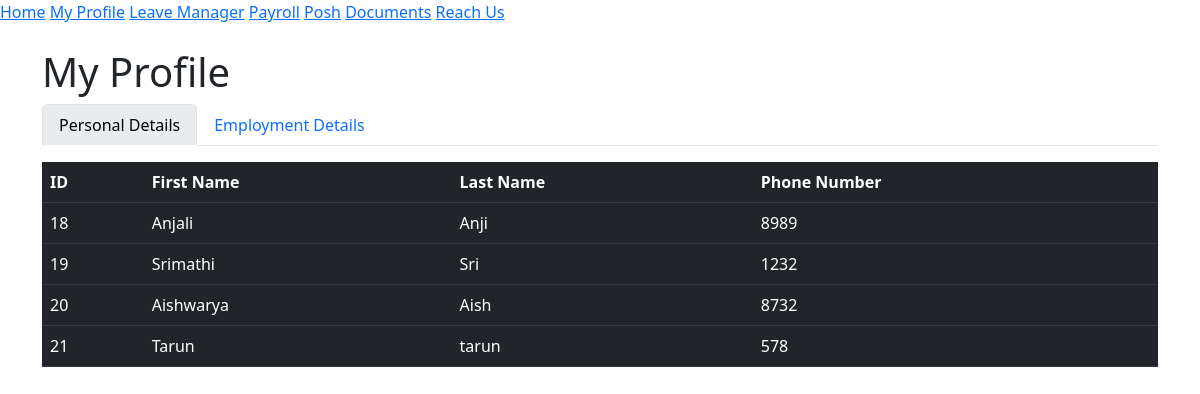
/my_profile/, run on the app's committed database.
### emp_app/models.py (models this page shows, shortened)
class Employee(models.Model):
    first_name = models.CharField(max_length=100, null=False)
    last_name = models.CharField(max_length=100)
    dept = models.ForeignKey(Department, on_delete=models.CASCADE)
    salary = models.IntegerField(default=0)
    bonus = models.IntegerField(default=0)
    role = models.ForeignKey(Role, on_delete=models.CASCADE)
    phone = models.IntegerField(default=0)
    hire_date = models.DateField()

### emp_app/views.py (the view)
# urls.py: path('my_profile/', views.my_profile, name='my_profile'),
def my_profile(request):
    emps = Employee.objects.all()  # Fetch employee details
    context = {
        'emps': emps
    }
    return render(request, 'my_profile.html', context)

### emp_app/templates/my_profile.html (shortened to what this page needs)
<!DOCTYPE html>
<html lang="en">
<head>
    <link href="https://stackpath.bootstrapcdn.com/bootstrap/5.3.0/css/bootstrap.min.css" rel="stylesheet">
</head>
<body>
    <nav>
        <a href="{% url 'employee_home' %}">Home</a>
        <a href="{% url 'my_profile' %}">My Profile</a>
        <a href="{% url 'leave_manager' %}">Leave Manager</a>
        <a href="{% url 'payroll' %}">Payroll</a>
        <a href="{% url 'posh' %}">Posh</a>
        <a href="{% url 'documents' %}">Documents</a>
        <a href="{% url 'reach_us' %}">Reach Us</a>
    </nav>
    <div class="container mt-4">
        <h1>My Profile</h1>
        <ul class="nav nav-tabs" id="myTab" role="tablist">
            <li class="nav-item" role="presentation">
                <a class="nav-link active" id="personal-details-tab" data-bs-toggle="tab" href="#personal-details" role="tab" aria-controls="personal-details" aria-selected="true">Personal Details</a>
            </li>
            <li class="nav-item" role="presentation">
                <a class="nav-link" id="employment-details-tab" data-bs-toggle="tab" href="#employment-details" role="tab" aria-controls="employment-details" aria-selected="false">Employment Details</a>
            </li>
        </ul>
        <div class="tab-content mt-3" id="myTabContent">
            <div class="tab-pane fade show active" id="personal-details" role="tabpanel" aria-labelledby="personal-details-tab">
                <table class="table table-dark">
                    <thead>
                        <tr>
                            <th>ID</th>
                            <th>First Name</th>
                            <th>Last Name</th>
                            <th>Phone Number</th>
                        </tr>
                    </thead>
                    <tbody>
                        {% for emp in emps %}
                        <tr>
                            <td>{{ emp.id }}</td>
                            <td>{{ emp.first_name }}</td>
                            <td>{{ emp.last_name }}</td>
                            <td>{{ emp.phone }}</td>
                        </tr>
                        {% empty %}
                        <tr>
                            <td colspan="4">No personal details available.</td>
                        </tr>
                        {% endfor %}
                    </tbody>
                </table>
            </div>
        </div>
    </div>
</body>
</html>

### emp_app/templates/my_profile.html (style rules this page uses)
.nav-tabs .nav-link.active { background-color: #e9ecef; border-color: #dee2e6 #dee2e6 #fff; }

### data on the page
Employee: id "18", first_name "Anjali", last_name "Anji", phone "8989"
Employee: id "19", first_name "Srimathi", last_name "Sri", phone "1232"
Employee: id "20", first_name "Aishwarya", last_name "Aish", phone "8732"
Employee: id "21", first_name "Tarun", last_name "tarun", phone "578"
